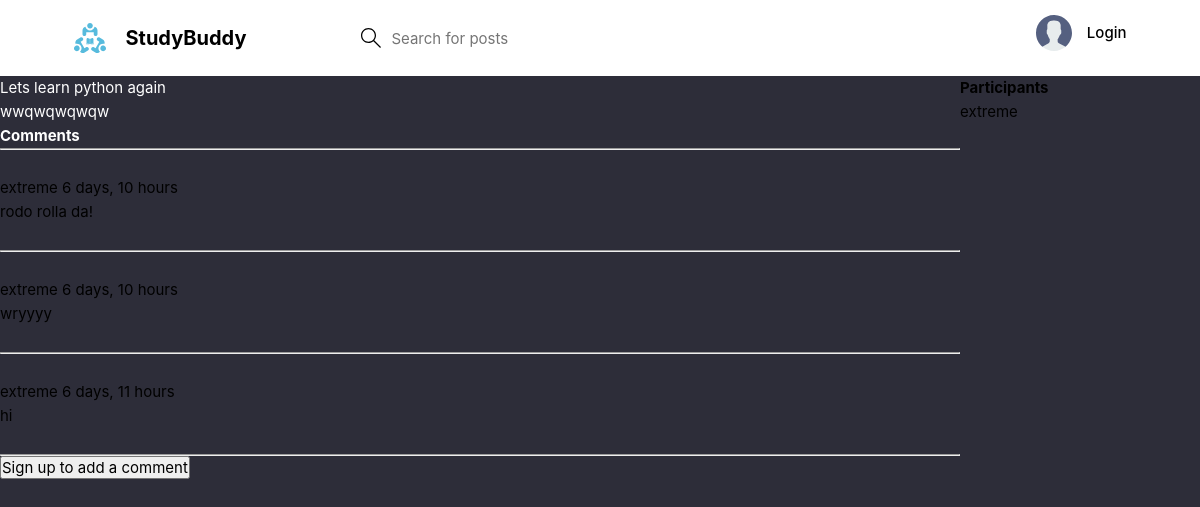
Page /room/15/ on the committed database.
### base/models.py (models this page shows, shortened)
class Room(models.Model):
    host = models.ForeignKey(User, on_delete=models.SET_NULL, null=True)
    topic = models.ForeignKey(Topic, on_delete=models.SET_NULL, null=True)
    name = models.CharField(max_length=200)
    description = models.TextField(null=True, blank=True)
    updated = models.DateTimeField(auto_now=True)
    created = models.DateTimeField(auto_now_add=True)
    participants = models.ManyToManyField(User, related_name='participants', blank=True)
    class Meta():
        ordering = ['-updated', '-created']

class Message(models.Model):
    user = models.ForeignKey(User, on_delete=models.CASCADE)
    room = models.ForeignKey(Room, on_delete=models.CASCADE)
    body = models.TextField()
    updated = models.DateTimeField(auto_now=True)
    created = models.DateTimeField(auto_now_add=True)

### base/views.py (the view)
# urls.py: path('room/<str:pk>/', views.room, name='room'),
def room(request, pk):
    room = Room.objects.get(id=pk)
    comments = room.message_set.all().order_by('-created')
    participants = room.participants.all()
    if request.method == "POST":
        user_msg = request.POST.get('body')
        message = Message.objects.create(body=user_msg, user=request.user, room=room)
        room.participants.add(request.user)
        message.save()
        return redirect('room', pk=room.id)
    context = {'room':room, 'room_messages': comments,'participants': participants}
    return render(request, 'base/room.html', context )

### base/templates/base/room.html (shortened to what this page needs)
{% extends 'main.html' %}
{% block content %}
<div class="room-container">
<div class="comment-wrapper">
    <p style="color: white;">{{room.name}}</p>
        {% if room.description %}
        <p style="color: white;">{{room.description}}</p>
        {% else %}
        <p>no room description</p>
        {% endif %}
    <h3 style="color: white;">Comments</h3>
    <hr>
    {% for message in room_messages %}
    <div class="w" style="display: flex; flex-direction: column; height: 100px; justify-content: center;">
        <div>
            {{message.user}} {{message.created|timesince}}
        </div>
        <div>
            {{message.body}}
        </div>
    </div>
    <hr>
    {% endfor %}
</div>
<div style="display: flex; flex-direction: column;">
   <h1> Participants</h1>
   {% for participant in participants %}
   <div>
    {{participant}}
   </div>
   {% endfor %}
</div>
</div>
{% if request.user.is_authenticated %}
<form action="" method="post">
    {% csrf_token %}
    <input type="text" name="body" placeholder="add a comment">
</form>
{% else %}
<a href="{% url 'register' %}"><button>Sign up to add a comment</button></a>
{% endif %}
{% endblock content %}

### templates/main.html (shortened to what this page needs)
{% load static %}
<!DOCTYPE html>
<html lang="en">
  <head>
    <link rel="stylesheet" href="{% static 'style/style.css' %}" />
  </head>
  <body>
{% include 'navbar.html' %}
{% block content %}
    {% endblock content %}
  </body>
</html>

### templates/navbar.html (shortened to what this page needs)
{% load static %}
<header class="header header--loggedIn" style="background-color: white;">
    <div class="container">
        <a href="{% url 'home' %}" class="header__logo">
            <img src="{% static 'images/logo.svg' %}" />
            <h1>StudyBuddy</h1>
        </a>
        <form class="header__search" method="GET" action="{% url 'home' %}">
            <label>
                <input name="q" placeholder="Search for posts" />
            </label>
        </form>
        <nav class="header__menu">
            {% if request.user.is_authenticated %}
            <div class="header__user">
                <a href="">
                    <div class="avatar avatar--medium active">
                        <img src="{{request.user.avatar.url}}" />
                    </div>
                    <p>{{request.user.username}} <span>@{{request.user.username}}</span></p>
                </a>
                <button class="dropdown-button">
                    <svg version="1.1" xmlns="http://www.w3.org/2000/svg" width="32" height="32" viewBox="0 0 32 32">
                        <title>chevron-down</title>
                        <path d="M16 21l-13-13h-3l16 16 16-16h-3l-13 13z"></path>
                    </svg>
                </button>
            </div>
            {% else %}
            <a href="{% url 'login' %}">
                <img src="{% static 'images/avatar.svg' %}" />
                <p>Login</p>
            </a>
            {% endif %}
        </nav>
    </div>
</header>

### static/style/style.css (style rules this page uses)
:root { --color-main: #71c6dd; --color-main-light: #e1f6fb; --color-dark: #3f4156; --color-dark-medium: #51546e; --color-dark-light: #696d97; --color-light: #e5e5e5; --color-gray: #8b8b8b; --color-light-gray: #b2bdbd; --color-bg: #2d2d39; --color-success: #5dd693; --color-error: #fc4b0b; }
* { font-family: "DM Sans", -apple-system, BlinkMacSystemFont, "Segoe UI", Roboto, Oxygen, Ubuntu, Cantarell, "Open Sans", "Helvetica Neue", sans-serif; margin: 0; padding: 0; box-sizing: border-box; text-rendering: optimizeLegibility; font-size: inherit; }
html { font-size: 56.25%; }
@media only screen and (min-width: 1200px) { html { font-size: 62.5%; } }
body { line-height: 1.6; font-weight: 400; font-size: 1.5rem; color: var(--color-light-gray); background-color: var(--color-bg); min-height: 100vh; }
img { width: 100%; }
a { display: inline-block; color: var(--color-main); text-decoration: none; }
.container { max-width: 120rem; width: 90%; margin: auto; }
.header { padding: 1.5rem; background-color: var(--color-dark); }
.header > .container { display: flex; gap: 9.5rem; }
.header__logo, .header__user { display: flex; gap: 2rem; align-items: center; }
.header__logo > img { height: 3.2rem; width: 3.2rem; }
.header__logo > h1 { font-weight: 700; font-size: 2rem; color: var(--color-light); }
.header__search > label { background-color: var(--color-dark-medium); padding: 1.3rem 1rem; display: flex; align-items: center; gap: 1rem; border-radius: 4px; }
.header__search svg { fill: var(--color-gray); width: 2rem; height: 2rem; margin-left: 1rem; }
.header__search input { width: 30rem; background: transparent; border: none; outline: none; color: var(--color-light); }
.header__menu { margin-left: auto; position: relative; }
.header__menu a { display: flex; gap: 1.5rem; align-items: center; font-weight: 500; text-decoration: none; color: var(--color-gray); }
.header__menu img { height: 3.6rem; }
.header__menu p { line-height: 1.2; }

### templates/main.html (style rules this page uses)
body { background-color:#2d2d39; }

### base/templates/base/room.html (style rules this page uses)
.room-container { display: grid; grid-template-columns: 4fr 1fr; }

### rows in the picture
Room: name "Lets learn python again", description "wwqwqwqwqw"
Message: user "extreme", created "6 days, 10 hours", body "rodo rolla da!"
Message: user "extreme", created "6 days, 10 hours", body "wryyyy"
Message: user "extreme", created "6 days, 11 hours", body "hi"

### other values in the picture
{{ participant }} "extreme"
